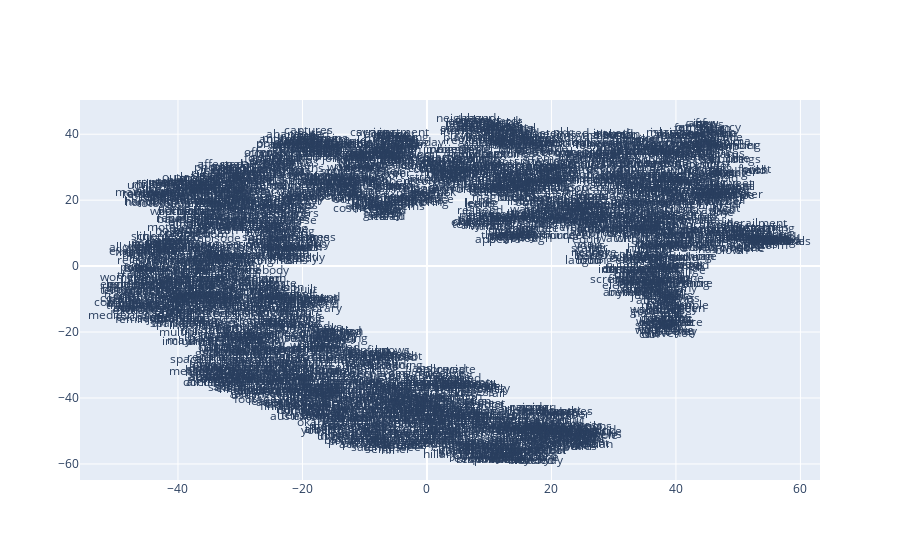

Notebook cell for this chart:
### Code cell
x_vals, y_vals, labels = reduce_dimensions(model_si_sg)
plot_function(x_vals, y_vals, labels)

### Figure 1 — Plotly figure (JSON) as saved in the notebook; plotly's stock layout.template omitted (floating-point values rounded to 4 significant figures; data arrays with more than 128 entries replaced by an {"elided": "..."} marker saying what was removed)
{"data": [{"mode": "text", "text": {"elided": "2903 str values"}, "type": "scatter", "x": {"elided": "2903 float values"}, "y": {"elided": "2903 float values"}}], "layout": {}}
